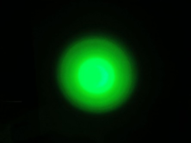
#> input picture data/spot_picture.png, 191 x 143 px
$ python main_image_processor.py
#> lines starting #> are read from the running program, lines starting #| are printed output that depends on the picture; long printed decimals are rounded
### src/image_processor/image_processor.py
from scipy.ndimage import center_of_mass
import numpy as np
import pandas as pd


def calculate_projections(image_array: np.ndarray) -> tuple[np.ndarray, np.ndarray]:
    """Вычисляет проекции изображения по осям X и Y."""
    projection_x = image_array.sum(axis=0)  # по горизонтали (width)
    projection_y = image_array.sum(axis=1)  # по вертикали (height)
    return projection_x, projection_y


def save_projections_to_csv(projection_x: np.ndarray, projection_y: np.ndarray, output_path: str):
    """Сохраняет проекции в CSV файл."""
    max_len = max(len(projection_x), len(projection_y))
    proj_x_padded = np.pad(projection_x, (0, max_len - len(projection_x)), constant_values=0)
    proj_y_padded = np.pad(projection_y, (0, max_len - len(projection_y)), constant_values=0)

    df = pd.DataFrame({
        "projection_x": proj_x_padded,
        "projection_y": proj_y_padded
    })
    df.to_csv(output_path, index=False)
    print(f"Проекции сохранены в {output_path}")


def analyze_spot(image_array: np.ndarray) -> dict:
    """
    Анализирует изображение пятна для определения его положения,
    стандартного отклонения и дисперсии.
    """
    y_indices, x_indices = np.indices(image_array.shape)
    total_intensity = image_array.sum()

    if total_intensity == 0:  # Обработка случая пустого изображения
        # Можно вернуть None, пустой словарь или выбросить исключение
        # в зависимости от желаемого поведения
        h, w = image_array.shape
        return {
            "image_height": h,
            "image_width": w,
            "image_center": [w / 2, h / 2],
            "spot_position_in_pixels": [None, None],
            "results": {
                "position": [None, None],
                "std": [None, None],
                "dispersion": [None, None],
            }
        }

    weights = image_array / total_intensity

    cy_raw, cx_raw = center_of_mass(image_array)  # центр масс пятна в пикселях

    h, w = image_array.shape
    cx0 = w / 2
    cy0 = h / 2  # центр изображения в пикселях

    # Смещение от центра изображения
    # Важно: scipy.ndimage.center_of_mass возвращает (row, col) -> (y, x)
    # cx_raw - это координата по ширине, а cy_raw - по высоте.

    cx_offset = cx_raw - cx0
    cy_offset = cy_raw - cy0  # Порядок (y,x) для center_of_mass, но для результата [cx,cy]

    # Стандартное отклонение
    # x_indices и y_indices должны соответствовать осям cx_raw и cy_raw
    std_x = np.sqrt(np.sum(weights * (x_indices - cx_raw) ** 2))
    std_y = np.sqrt(np.sum(weights * (y_indices - cy_raw) ** 2))

    metrics = {
        "position": [cx_offset, cy_offset],  # [смещение по X, смещение по Y]
        "std": [std_x, std_y],  # [std по X, std по Y]
        "dispersion": [std_x ** 2, std_y ** 2],  # [дисперсия по X, дисперсия по Y]
    }

    # Дополнительная информация для JSON
    full_results = {
        "image_height": h,
        "image_width": w,
        "image_center": [cx0, cy0],  # [центр X, центр Y]
        "spot_position_in_pixels": [cx_raw, cy_raw],  # [абсолютный X, абсолютный Y]
        "results": metrics
    }
    return full_results  # Возвращаем полный набор данных


import json


def save_results_to_json(results_data: dict, output_path: str):
    """Сохраняет результаты обработки в JSON файл."""
    with open(output_path, "w", encoding="utf-8") as f:
        json.dump({"computed_metrics": results_data}, f, indent=4)
    print(f"Результаты анализа сохранены в {output_path}")

### src/image_processor/main_image_processor.py
# main_image_processing.py
from PIL import Image
import numpy as np
from src.image_processor.image_processor import calculate_projections, save_projections_to_csv, analyze_spot, save_results_to_json


def main():
    # 1. Загрузка и подготовка изображения
    try:
        img = Image.open("../../data/spot_picture.png").convert("L")
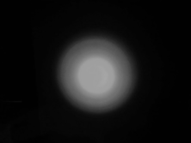
#> img: PIL image 191x143 L; min 0, max 166, mean 21.3
        image_array = np.array(img)
        print("Изображение успешно загружено.")
    except FileNotFoundError:
        print("Ошибка: Файл data/spot_picture.png не найден.")
        return
    except Exception as e:
        print(f"Ошибка при загрузке изображения: {e}")
        return

    # 2. Вычисление и сохранение проекций
    print("Вычисление проекций...")
    projection_x, projection_y = calculate_projections(image_array)
#> in calculate_projections, `projection_x = image_array.sum(axis=0)`: projection_x = 191 values, max 10185 at index 99, min 143 at index 179, mean 3051.7
#> in calculate_projections, `projection_y = image_array.sum(axis=1)`: projection_y = 143 values, max 10221 at index 77, min 304 at index 1, mean 4076
    save_projections_to_csv(projection_x, projection_y, "results/projection.csv")
#> in save_projections_to_csv, `max_len = max(len(projection_x), len(projection_y))`: max_len = 191
#> in save_projections_to_csv, `proj_x_padded = np.pad(projection_x, (0, max_len - len(projection_x)),..`: proj_x_padded has the same summary as projection_x in calculate_projections
#> in save_projections_to_csv, `proj_y_padded = np.pad(projection_y, (0, max_len - len(projection_y)),..`: proj_y_padded = 191 values, max 10221 at index 77, min 0 at index 143, mean 3051.7
#> in save_projections_to_csv, `df = pd.DataFrame({ "projection_x": proj_x_padded, "projection_y": pro..`: df = table of 191 rows and 2 columns

    # 3. Анализ пятна и сохранение метрик
    print("Анализ пятна...")
    spot_metrics_full = analyze_spot(image_array)
#> in analyze_spot, `total_intensity = image_array.sum()`: total_intensity = 582870
#> in analyze_spot, `weights = image_array / total_intensity`:
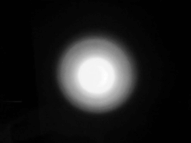
#> weights: shape (143, 191) float64; min 0, max 0.000285, mean 3.66e-05; drawn with min black and max white
#> in analyze_spot, `cy_raw, cx_raw = center_of_mass(image_array)`: cy_raw = 74.49; cx_raw = 95.31
#> in analyze_spot, `cx_offset = cx_raw - cx0`: cx_offset = -0.192
#> in analyze_spot, `cy_offset = cy_raw - cy0`: cy_offset = 2.99
#> in analyze_spot, `std_x = np.sqrt(np.sum(weights * (x_indices - cx_raw) ** 2))`: std_x = 23.8
#> in analyze_spot, `std_y = np.sqrt(np.sum(weights * (y_indices - cy_raw) ** 2))`: std_y = 22.71
#> in analyze_spot, `metrics = { "position": [cx_offset, cy_offset],  # [смещение по X, сме..`: metrics = {'position': [-0.192, 2.99], 'std': [23.8, 22.71], 'dispersion': [566.4, 515.9]}
#> spot_metrics_full = 5 items
    save_results_to_json(spot_metrics_full, "results/results.json")

    print("\n--- Результаты анализа пятна ---")
    print(f"  Положение (смещение от центра X, Y): {spot_metrics_full['results']['position']}")
#|   Положение (смещение от центра X, Y): [-0.1923, 2.994]
    print(f"  Стандартное отклонение (X, Y): {spot_metrics_full['results']['std']}")
#|   Стандартное отклонение (X, Y): [23.798, 22.713]
    print(f"  Дисперсия (X, Y): {spot_metrics_full['results']['dispersion']}")
#|   Дисперсия (X, Y): [566.366, 515.902]
    print(f"  Абсолютное положение пятна (пиксели X, Y): {spot_metrics_full['spot_position_in_pixels']}")
#|   Абсолютное положение пятна (пиксели X, Y): [95.308, 74.494]
    print(
        f"  Размеры изображения (ширина, высота): {spot_metrics_full['image_width']}, {spot_metrics_full['image_height']}")
#|   Размеры изображения (ширина, высота): 191, 143
    print(f"  Центр изображения (пиксели X, Y): {spot_metrics_full['image_center']}")
#|   Центр изображения (пиксели X, Y): [95.5, 71.5]
    print("---------------------------------")
    print("Обработка изображения завершена.")


if __name__ == "__main__":
    # Убедись, что директория results существует
    import os

    if not os.path.exists("results"):
        os.makedirs("results")
    main()
